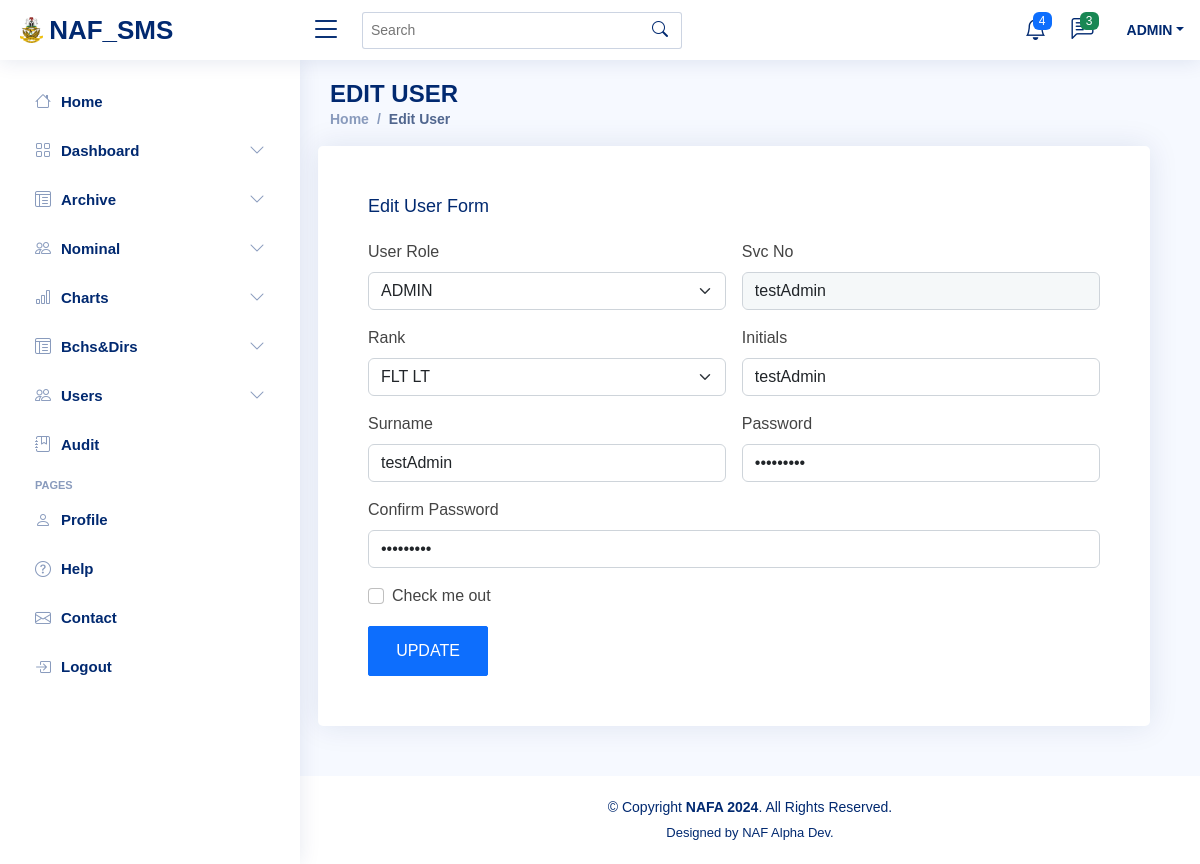
Page /ADMIN/adminEditUser?svcNo=testAdmin (signed in) on the committed database.
### tables this page shows
CREATE TABLE `users` (
  `SVC_NO` varchar(20) NOT NULL,
  `USER_ROLE` varchar(20) NOT NULL,
  `ACCOUNT` varchar(20) NOT NULL,
  `PASSWORD` varchar(100) NOT NULL,
  `RANK` varchar(20) NOT NULL,
  `INITIALS` varchar(20) NOT NULL,
  `SURNAME` varchar(100) NOT NULL
);

### ADMIN/adminEditUser.php (the view, shortened to what this page needs)
<?php
include('../Connection.php');
    if(isset($_GET['svcNo'])){
     $svcNo = $_GET['svcNo'];
     $userSQL = "SELECT * FROM users WHERE SVC_NO = '$svcNo'";
     $userResult = mysqli_query($conn, $userSQL);
    while($row = mysqli_fetch_assoc($userResult)){
?>
<!DOCTYPE html>
<html lang="en">
<head>
  <link href="../otherFiles/googleFonts2.css" rel="stylesheet">
  <link href="../assets/vendor/bootstrap/css/bootstrap.min.css" rel="stylesheet">
  <link href="../assets/vendor/bootstrap-icons/bootstrap-icons.css" rel="stylesheet">
  <link href="../assets/vendor/boxicons/css/boxicons.min.css" rel="stylesheet">
  <link href="../assets/vendor/quill/quill.snow.css" rel="stylesheet">
  <link href="../assets/vendor/quill/quill.bubble.css" rel="stylesheet">
  <link href="../assets/vendor/remixicon/remixicon.css" rel="stylesheet">
  <link href="../assets/vendor/simple-datatables/style.css" rel="stylesheet">
      <link rel="stylesheet" href="../CSS/styles.css">
  <link href="../assets/css/style.css" rel="stylesheet">
</head>
<body>
  <header id="header" class="header fixed-top d-flex align-items-center">
    <div class="d-flex align-items-center justify-content-between">
      <a href="u" class="logo d-flex align-items-center">
        <img src="../IMAGES/logo.png" id="nafLogo" alt="">
        <span class="d-none d-lg-block">NAF_SMS</span>
      </a>
      <i class="bi bi-list toggle-sidebar-btn"></i>
    </div>
    <div class="search-bar">
      <form method="post" action="adminNewUser" class="search-form d-flex align-items-center">
        <input type="text" name="query" placeholder="Search" title="Enter search keyword">
        <button type="submit" title="Search"><i class="bi bi-search"></i></button>
      </form>
    </div>
    <nav class="header-nav ms-auto">
      <ul class="d-flex align-items-center">
        <li class="nav-item dropdown">
          <a class="nav-link nav-icon" href="#" data-bs-toggle="dropdown">
            <i class="bi bi-bell"></i>
            <span class="badge bg-primary badge-number">4</span>
          </a>
        </li>
        <li class="nav-item dropdown">
          <a class="nav-link nav-icon" href="#" data-bs-toggle="dropdown">
            <i class="bi bi-chat-left-text"></i>
            <span class="badge bg-success badge-number">3</span>
          </a>
        </li>
        <li class="nav-item dropdown pe-3">
          <a class="nav-link nav-profile d-flex align-items-center pe-0" href="#" data-bs-toggle="dropdown">
            <span class="d-none d-md-block dropdown-toggle ps-2"><?php echo ($_SESSION['account']);?></span>
          </a>
        </li>
      </ul>
    </nav>
  </header>
<?php include 'adminSideNavBar.php';?>
<main id="main" class="main">
    <div class="pagetitle">
      <h1>EDIT USER</h1>
      <nav>
        <ol class="breadcrumb">
          <li class="breadcrumb-item"><a href="adminHome">Home</a></li>
          <li class="breadcrumb-item active">Edit User</li>
        </ol>
      </nav>
    </div>
    <section class="section" id="newUserSection">
      <div class="row" style="width:99%;">
           <div class="card"  style="padding:30px;">
            <div class="card-body">
              <h5 class="card-title">Edit User Form</h5>
              <form method="post" action="adminEditUser" class="row g-3">
                 <div class="col-md-6">
                  <label for="userRole" class="form-label">User Role</label>
                  <select id="userRole" name="userRole" class="form-select">
                    <option value="<?php echo $row['USER_ROLE']; ?>"><?php echo $row['USER_ROLE']; ?></option>
                  </select>
                </div>
                <div class="col-md-6">
                  <label for="svcNo" class="form-label">Svc No</label>
                  <input type="text" value="<?php echo $row['SVC_NO']; ?>" name="svcNo" class="form-control" id="svcNo" placeholder="Enter svc no" readonly style="background-color:#f5f8f9;">
                </div>
                <div class="col-md-6">
                  <label for="rank" class="form-label">Rank</label>
                  <select id="rank" name="rank" class="form-select">
                     <option value="<?php echo $row['RANK']; ?>"><?php echo $row['RANK']; ?></option>
                  </select>
                </div>
                  <div class="col-md-6">
                  <label for="initials" class="form-label">Initials</label>
                  <input type="text" value="<?php echo $row['INITIALS']; ?>" name="initials" class="form-control" id="initials" placeholder="Enter initials">
                </div>
                  <div class="col-md-6">
                  <label for="surname" class="form-label">Surname</label>
                  <input type="text" value="<?php echo $row['SURNAME']; ?>" name="surname" class="form-control" id="surname" placeholder="Enter surname">
                </div>
                <div class="col-md-6">
                  <label for="password" class="form-label">Password</label>
                  <input type="password" value="<?php echo $row['PASSWORD']; ?>" name="password" class="form-control" id="password" placeholder="Enter password">
                </div>
                  <div class="col-md-12">
                  <label for="confirmPassword" class="form-label">Confirm Password</label>
                  <input type="password" value="<?php echo $row['PASSWORD']; ?>" name="confirmPassword" class="form-control" id="confirmPassword">
                </div>
                <div class="col-12">
                  <div class="form-check">
                    <input class="form-check-input" type="checkbox" id="gridCheck">
                    <label class="form-check-label" for="gridCheck">
                      Check me out
                    </label>
                  </div>
                </div>
                <div class="">
                  <button type="submit" name="update" class="btn btn-primary" style="border-radius:2px; width:120px; height:50px">UPDATE</button>
                </div>
              </form>
            </div>
          </div>
      </div>
    </section>
  </main>
</body>
 <?php include 'adminFooter.php'; ?>
 <?php
}}?>

### ADMIN/adminSideNavBar.php (shortened to what this page needs)
<?php
if(isset($_SESSION['svcNo']) && isset($_SESSION['password']) && $_SESSION['account']=='ADMIN') {
?>
  <aside id="sidebar" class="sidebar">
    <ul class="sidebar-nav" id="sidebar-nav">
      <li class="nav-item">
        <a class="nav-link collapsed" href="adminHome">
          <i class="bi bi-house"></i>
          <span>Home</span>
        </a>
      </li>
        <li class="nav-item">
        <a class="nav-link collapsed" data-bs-target="#dashboard-nav" data-bs-toggle="collapse" href="#">
          <i class="bi bi-grid"></i><span>Dashboard</span><i class="bi bi-chevron-down ms-auto"></i>
        </a>
      </li>
         <li class="nav-item">
        <a class="nav-link collapsed" data-bs-target="#archive-nav" data-bs-toggle="collapse" href="#">
          <i class="bi bi-layout-text-window-reverse"></i><span>Archive</span><i class="bi bi-chevron-down ms-auto"></i>
        </a>
      </li>
        <li class="nav-item">
        <a class="nav-link collapsed" data-bs-target="#personnel-nav" data-bs-toggle="collapse" href="#">
          <i class="bi bi-people"></i><span>Nominal</span><i class="bi bi-chevron-down ms-auto"></i>
        </a>
      </li>
           <li class="nav-item">
        <a class="nav-link collapsed" data-bs-target="#charts-nav" data-bs-toggle="collapse" href="#">
          <i class="bi bi-bar-chart"></i><span>Charts</span><i class="bi bi-chevron-down ms-auto"></i>
        </a>
      </li>
         <li class="nav-item">
        <a class="nav-link collapsed" data-bs-target="#branches-nav" data-bs-toggle="collapse" href="#">
          <i class="bi bi-layout-text-window-reverse"></i><span>Bchs&Dirs</span><i class="bi bi-chevron-down ms-auto"></i>
        </a>
      </li>
      <li class="nav-item">
        <a class="nav-link collapsed" data-bs-target="#components-nav" data-bs-toggle="collapse" href="#">
         <i class="bi bi-people"></i><span>Users</span><i class="bi bi-chevron-down ms-auto"></i>
        </a>
      </li>
       <li class="nav-item">
        <a class="nav-link collapsed" href="adminAuditTrail">
          <i class="bi bi-journal-bookmark"></i>
          <span>Audit</span>
        </a>
      </li>
      <li class="nav-heading">Pages</li>
      <li class="nav-item">
        <a class="nav-link collapsed" href="adminUserProfile">
          <i class="bi bi-person"></i>
          <span>Profile</span>
        </a>
      </li>
      <li class="nav-item">
        <a class="nav-link collapsed" href="help">
          <i class="bi bi-question-circle"></i>
          <span>Help</span>
        </a>
      </li>
      <li class="nav-item">
        <a class="nav-link collapsed" href="adminContact">
          <i class="bi bi-envelope"></i>
          <span>Contact</span>
        </a>
      </li>
      <li class="nav-item">
        <a class="nav-link collapsed" href="../logout">
          <i class="bi bi-box-arrow-in-right"></i>
          <span>Logout</span>
        </a>
      </li>
    </ul>
  </aside>
     <?php
}else{
    header("Location: ../login");
    exit();
}
  ?>

### ADMIN/adminFooter.php (shortened to what this page needs)
<?php
if(isset($_SESSION['svcNo']) && isset($_SESSION['password']) && $_SESSION['account']=='ADMIN') {
?>
  <footer id="footer" class="footer" style="background-color:white; color:black; border:1px solid white;">
    <div class="copyright">
      &copy; Copyright <strong><span>NAFA 2024</span></strong>. All Rights Reserved.
    </div>
    <div class="credits">
      Designed by NAF Alpha Dev.
    </div>
  </footer>
</body>
</html>
   <?php
}else{
    header("Location: ../login");
    exit();
}
  ?>

### assets/css/style.css (style rules this page uses)
:root { scroll-behavior: smooth; }
body { font-family: "Open Sans", sans-serif; background: #f6f9ff; color: #444444; }
a { color: #4154f1; text-decoration: none; }
h1, h2, h3, h4, h5, h6 { font-family: "Nunito", sans-serif; }
#main { margin-top: 60px; padding: 20px 30px; transition: all 0.3s; }
.pagetitle { margin-bottom: 10px; }
.pagetitle h1 { font-size: 24px; margin-bottom: 0; font-weight: 600; color: #012970; }
.card { margin-bottom: 30px; border: none; border-radius: 5px; box-shadow: 0px 0 30px rgba(1, 41, 112, 0.1); }
.card-title { padding: 20px 0 15px 0; font-size: 18px; font-weight: 500; color: #012970; font-family: "Poppins", sans-serif; }
.card-body { padding: 0 20px 20px 20px; }
.breadcrumb { font-size: 14px; font-family: "Nunito", sans-serif; color: #899bbd; font-weight: 600; }
.breadcrumb a { color: #899bbd; transition: 0.3s; }
.breadcrumb .breadcrumb-item::before { color: #899bbd; }
.breadcrumb .active { color: #51678f; font-weight: 600; }
.logo { line-height: 1; }
@media (min-width: 1200px) { .logo { width: 280px; } }
.logo img { max-height: 26px; margin-right: 6px; }
.logo span { font-size: 26px; font-weight: 700; color: #012970; font-family: "Nunito", sans-serif; }
.header { transition: all 0.5s; z-index: 997; height: 60px; box-shadow: 0px 2px 20px rgba(1, 41, 112, 0.1); background-color: #fff; padding-left: 20px; }
.header .toggle-sidebar-btn { font-size: 32px; padding-left: 10px; cursor: pointer; color: #012970; }
.header .search-bar { min-width: 360px; padding: 0 20px; }
.header .search-form { width: 100%; }
.header .search-form input { border: 0; font-size: 14px; color: #012970; border: 1px solid rgba(1, 41, 112, 0.2); padding: 7px 38px 7px 8px; border-radius: 3px; transition: 0.3s; width: 100%; }
.header .search-form button { border: 0; padding: 0; margin-left: -30px; background: none; }
.header .search-form button i { color: #012970; }
.header-nav ul { list-style: none; }
.header-nav>ul { margin: 0; padding: 0; }
.header-nav .nav-icon { font-size: 22px; color: #012970; margin-right: 25px; position: relative; }
.header-nav .nav-profile { color: #012970; }
.header-nav .nav-profile span { font-size: 14px; font-weight: 600; }
.header-nav .badge-number { position: absolute; inset: -2px -5px auto auto; font-weight: normal; font-size: 12px; padding: 3px 6px; }
.sidebar { position: fixed; top: 60px; left: 0; bottom: 0; width: 300px; z-index: 996; transition: all 0.3s; padding: 20px; overflow-y: auto; scrollbar-width: thin; scrollbar-color: #aab7cf transparent; box-shadow: 0px 0px 20px rgba(1, 41, 112, 0.1); background-color: #fff; }
@media (min-width: 1200px) { #main, #footer { margin-left: 300px; } }
.sidebar-nav { padding: 0; margin: 0; list-style: none; }
.sidebar-nav li { padding: 0; margin: 0; list-style: none; }
.sidebar-nav .nav-item { margin-bottom: 5px; }
.sidebar-nav .nav-heading { font-size: 11px; text-transform: uppercase; color: #899bbd; font-weight: 600; margin: 10px 0 5px 15px; }
.sidebar-nav .nav-link { display: flex; align-items: center; font-size: 15px; font-weight: 600; color: #4154f1; transition: 0.3; background: #f6f9ff; padding: 10px 15px; border-radius: 4px; }
.sidebar-nav .nav-link i { font-size: 16px; margin-right: 10px; color: #4154f1; }
.sidebar-nav .nav-link.collapsed { color: #012970; background: #fff; }
.sidebar-nav .nav-link.collapsed i { color: #899bbd; }
.sidebar-nav .nav-link .bi-chevron-down { margin-right: 0; transition: transform 0.2s ease-in-out; }
.footer { padding: 20px 0; font-size: 14px; transition: all 0.3s; border-top: 1px solid #cddfff; }
.footer .copyright { text-align: center; color: #012970; }
.footer .credits { padding-top: 5px; text-align: center; font-size: 13px; color: #012970; }

### rows in the picture
users: userRole "ADMIN", svcNo "testAdmin", rank "FLT LT", initials "testAdmin", surname "testAdmin"
